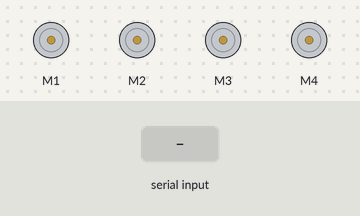
Simulated run of this sketch. Board: Arduino Uno, built with avr-gcc and run on an emulated ATmega328P. On the bench: 4 × DC motor (green arrow = forward, orange = backward, longer = faster). Inputs (shaded band) come from the test bench.

Above: at 1.2 s.
1.3 s: "F" received over the second serial link
At 1.6 s:
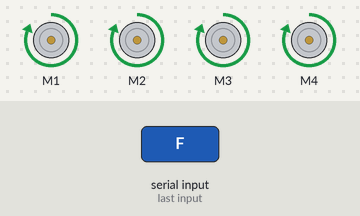
2.8 s: "B" received over the second serial link
At 3.9 s:
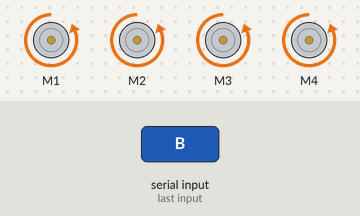
4.3 s: "L" received over the second serial link
At 5.0 s:
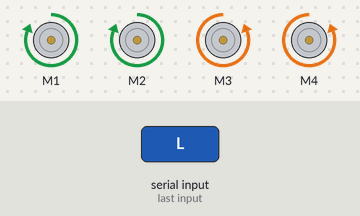
5.8 s: "R" received over the second serial link
At 6.2 s:
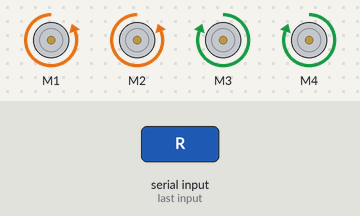
7.3 s: "1" received over the second serial link
At 8.5 s:
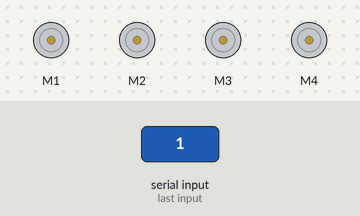
Timing chart, 0 to 9.8 s (numbered marks = the images above; inputs shaded):
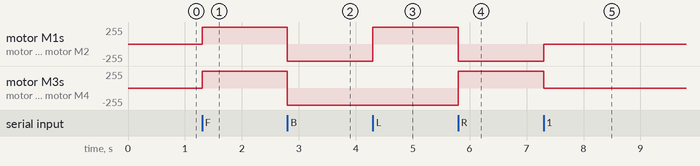

The sketch:

HandMobile.ino
```cpp
#include <AFMotor.h>
#include <SoftwareSerial.h>
char command;
SoftwareSerial BTSerial(9, 10);

AF_DCMotor motor1(1);
AF_DCMotor motor2(2);
AF_DCMotor motor3(3);
AF_DCMotor motor4(4);

void setup() {
  BTSerial.begin(9600);
}

void loop() {
  if (BTSerial.available() > 0) {
    command = BTSerial.read();
    stop_();
    switch(command){
      case 'F':
        forward();
        break;
      case 'B':
        back();
        break;
      case 'L':
        left();
        break;
      case 'R':
        right();
        break;
      case ' ':
        stop_();
        break;
    }
  }
}

void forward()
{
  motor1.setSpeed(255); // Define maximum velocity
  motor1.run(FORWARD);  // Rotate the motor clockwise
  motor2.setSpeed(255); // Define maximum velocity
  motor2.run(FORWARD);  // Rotate the motor clockwise
  motor3.setSpeed(255); // Define maximum velocity
  motor3.run(FORWARD);  // Rotate the motor clockwise
  motor4.setSpeed(255); // Define maximum velocity
  motor4.run(FORWARD);  // Rotate the motor clockwise
}

void back()
{
  motor1.setSpeed(255); // Define maximum velocity
  motor1.run(BACKWARD); // Rotate the motor anti-clockwise
  motor2.setSpeed(255); // Define maximum velocity
  motor2.run(BACKWARD); // Rotate the motor anti-clockwise
  motor3.setSpeed(255); // Define maximum velocity
  motor3.run(BACKWARD); // Rotate the motor anti-clockwise
  motor4.setSpeed(255); // Define maximum velocity
  motor4.run(BACKWARD); // Rotate the motor anti-clockwise
}

void right()
{
  motor1.setSpeed(255); // Define maximum velocity
  motor1.run(BACKWARD); // Rotate the motor anti-clockwise
  motor2.setSpeed(255); // Define maximum velocity
  motor2.run(BACKWARD); // Rotate the motor anti-clockwise
  motor3.setSpeed(255); // Define maximum velocity
  motor3.run(FORWARD);  // Rotate the motor clockwise
  motor4.setSpeed(255); // Define maximum velocity
  motor4.run(FORWARD);  // Rotate the motor clockwise
}

void left()
{
  motor1.setSpeed(255); // Define maximum velocity
  motor1.run(FORWARD);  // Rotate the motor clockwise
  motor2.setSpeed(255); // Define maximum velocity
  motor2.run(FORWARD);  // Rotate the motor clockwise
  motor3.setSpeed(255); // Define maximum velocity
  motor3.run(BACKWARD); // Rotate the motor anti-clockwise
  motor4.setSpeed(255); // Define maximum velocity
  motor4.run(BACKWARD); // Rotate the motor anti-clockwise
}

void stop_()
{
  motor1.setSpeed(0);   // Define minimum velocity
  motor1.run(RELEASE);  // Stop the motor when release the button
  motor2.setSpeed(0);   // Define minimum velocity
  motor2.run(RELEASE);  // Rotate the motor clockwise
  motor3.setSpeed(0);   // Define minimum velocity
  motor3.run(RELEASE);  // Stop the motor when release the button
  motor4.setSpeed(0);   // Define minimum velocity
  motor4.run(RELEASE);  // Stop the motor when release the button
}
```

Measured:
- after the input at 1.3 s, motor M1–4: stopped → forward 255/255 at once
- after the input at 2.8 s, motor M1–4: forward 255/255 → backward 255/255 at once
- after the input at 4.3 s, motor M1, motor M2: backward 255/255 → forward 255/255 at once
- after the input at 5.8 s, motor M1, motor M2: forward 255/255 → backward 255/255 at once; motor M3, motor M4: backward 255/255 → forward 255/255 at once
- after the input at 7.3 s, motor M1, motor M2: backward 255/255 → stopped at once; motor M3, motor M4: forward 255/255 → stopped at once
